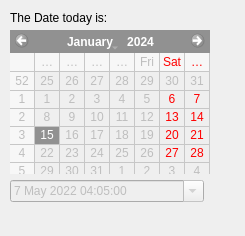
<?xml version="1.0" encoding="UTF-8"?>
<ui version="4.0">
 <class>Form</class>
 <widget class="QWidget" name="Form">
  <property name="geometry">
   <rect>
    <x>0</x>
    <y>0</y>
    <width>245</width>
    <height>236</height>
   </rect>
  </property>
  <property name="windowTitle">
   <string>Form</string>
  </property>
  <widget class="QLabel" name="label">
   <property name="geometry">
    <rect>
     <x>10</x>
     <y>10</y>
     <width>121</width>
     <height>16</height>
    </rect>
   </property>
   <property name="text">
    <string>The Date today is:</string>
   </property>
  </widget>
  <widget class="QCalendarWidget" name="calendarWidget">
   <property name="enabled">
    <bool>false</bool>
   </property>
   <property name="geometry">
    <rect>
     <x>10</x>
     <y>30</y>
     <width>200</width>
     <height>144</height>
    </rect>
   </property>
   <property name="autoFillBackground">
    <bool>true</bool>
   </property>
   <property name="gridVisible">
    <bool>true</bool>
   </property>
  </widget>
  <widget class="QDateTimeEdit" name="dateTimeEdit">
   <property name="enabled">
    <bool>false</bool>
   </property>
   <property name="geometry">
    <rect>
     <x>10</x>
     <y>180</y>
     <width>194</width>
     <height>22</height>
    </rect>
   </property>
   <property name="wrapping">
    <bool>true</bool>
   </property>
   <property name="accelerated">
    <bool>true</bool>
   </property>
   <property name="showGroupSeparator" stdset="0">
    <bool>true</bool>
   </property>
   <property name="dateTime">
    <datetime>
     <hour>4</hour>
     <minute>5</minute>
     <second>0</second>
     <year>2022</year>
     <month>5</month>
     <day>7</day>
    </datetime>
   </property>
   <property name="minimumDateTime">
    <datetime>
     <hour>0</hour>
     <minute>0</minute>
     <second>0</second>
     <year>2022</year>
     <month>5</month>
     <day>1</day>
    </datetime>
   </property>
   <property name="calendarPopup">
    <bool>true</bool>
   </property>
   <property name="currentSectionIndex">
    <number>0</number>
   </property>
   <property name="timeSpec">
    <enum>Qt::LocalTime</enum>
   </property>
  </widget>
 </widget>
 <resources/>
 <connections/>
</ui>
